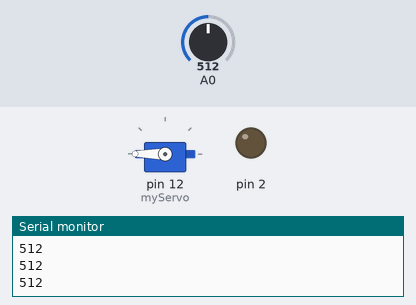
Simulated run of this sketch. Board: Arduino Uno, built with avr-gcc and run on an emulated ATmega328P. Parts: servo, output pins drawn as LEDs (lit = HIGH), the last lines printed to the serial monitor. The test bench sets the inputs (shaded band); at power-on: A0 = 512.

Above: at 1.2 s.
1.3 s: A0 set to 217
2.8 s: A0 set to 182
At 3.5 s:
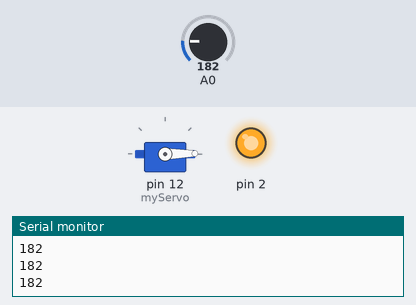
4.3 s: A0 set to 210
At 4.6 s:
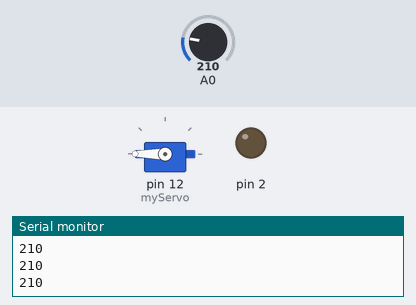
5.8 s: A0 set to 190
At 7.0 s:
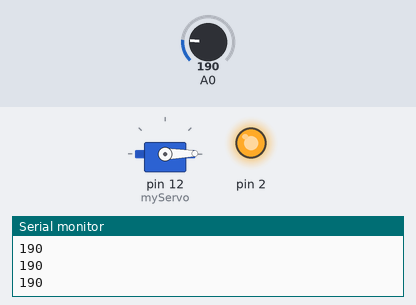
Timing chart, 0 to 8.3 s (numbered marks = the images above; inputs shaded):
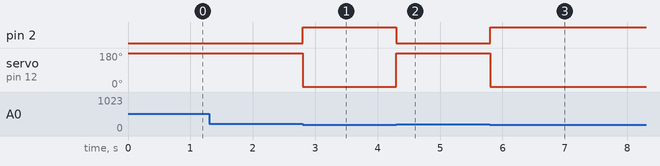

The sketch:

servo.ino
```cpp
#include <Servo.h>

Servo myServo;
int servoVal = 0;

void setup() {
  // put your setup code here, to run once:
  pinMode(2,OUTPUT);
  Serial.begin(9600);

  myServo.attach(12);
}

void loop() {
  // put your main code here, to run repeatedly:
  int lightValue = analogRead(A0);

  if (lightValue > 200) {
    digitalWrite(2,LOW);
    //digitalWrite(12,LOW);
    myServo.write(180);
   }else{
    digitalWrite(2,HIGH);
    //digitalWrite(12,HIGH);
    myServo.write(1);
   }


  Serial.println(lightValue);
}
```

Measured:
- the behaviour switches between 201 and 200 on A0 (found by bisection; images 0 and 1)
- after the input at 2.8 s, pin 2: LOW → HIGH at once; servo on pin 12 (myServo): 180° → 1° at once
- after the input at 4.3 s, pin 2: HIGH → LOW at once; servo on pin 12 (myServo): 1° → 180° at once
- after the input at 5.8 s, pin 2: LOW → HIGH at once; servo on pin 12 (myServo): 180° → 1° at once
